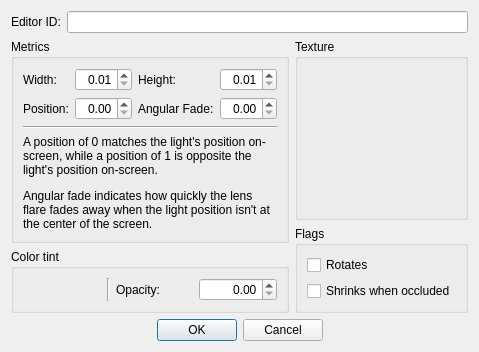
<?xml version="1.0" encoding="UTF-8"?>
<ui version="4.0">
 <class>FormSubdialogLensFlareSprite</class>
 <widget class="QDialog" name="FormSubdialogLensFlareSprite">
  <property name="windowTitle">
   <string>Dialog</string>
  </property>
  <layout class="QGridLayout" name="gridLayout_3">
   <item row="0" column="0" colspan="2">
    <layout class="QHBoxLayout" name="horizontalLayout_2">
     <item>
      <widget class="QLabel" name="label_7">
       <property name="text">
        <string>Editor ID:</string>
       </property>
       <property name="buddy">
        <cstring>editorID</cstring>
       </property>
      </widget>
     </item>
     <item>
      <widget class="QLineEdit" name="editorID"/>
     </item>
    </layout>
   </item>
   <item row="1" column="0">
    <layout class="QVBoxLayout" name="colLeft">
     <item>
      <widget class="QGroupBox" name="groupBox_4">
       <property name="title">
        <string>Metrics</string>
       </property>
       <layout class="QVBoxLayout" name="verticalLayout_2">
        <item>
         <layout class="QGridLayout" name="gridLayout">
          <item row="0" column="0">
           <widget class="QLabel" name="label">
            <property name="text">
             <string>Width:</string>
            </property>
            <property name="buddy">
             <cstring>doubleSpinBox</cstring>
            </property>
           </widget>
          </item>
          <item row="1" column="0">
           <widget class="QLabel" name="label_3">
            <property name="text">
             <string>Position:</string>
            </property>
            <property name="buddy">
             <cstring>doubleSpinBox_4</cstring>
            </property>
           </widget>
          </item>
          <item row="1" column="2">
           <widget class="QLabel" name="label_4">
            <property name="text">
             <string>Angular Fade:</string>
            </property>
            <property name="buddy">
             <cstring>doubleSpinBox_3</cstring>
            </property>
           </widget>
          </item>
          <item row="0" column="1">
           <widget class="QDoubleSpinBox" name="doubleSpinBox">
            <property name="alignment">
             <set>Qt::AlignRight|Qt::AlignTrailing|Qt::AlignVCenter</set>
            </property>
            <property name="minimum">
             <double>0.010000000000000</double>
            </property>
           </widget>
          </item>
          <item row="0" column="2">
           <widget class="QLabel" name="label_2">
            <property name="text">
             <string>Height:</string>
            </property>
            <property name="buddy">
             <cstring>doubleSpinBox_2</cstring>
            </property>
           </widget>
          </item>
          <item row="0" column="3">
           <widget class="QDoubleSpinBox" name="doubleSpinBox_2">
            <property name="alignment">
             <set>Qt::AlignRight|Qt::AlignTrailing|Qt::AlignVCenter</set>
            </property>
            <property name="minimum">
             <double>0.010000000000000</double>
            </property>
           </widget>
          </item>
          <item row="1" column="3">
           <widget class="QDoubleSpinBox" name="doubleSpinBox_3">
            <property name="whatsThis">
             <string>Controls how quickly the sprite fades away when the light is away from the center of the screen. A value of 0 means that there is no angular fade.</string>
            </property>
            <property name="alignment">
             <set>Qt::AlignRight|Qt::AlignTrailing|Qt::AlignVCenter</set>
            </property>
           </widget>
          </item>
          <item row="1" column="1">
           <widget class="QDoubleSpinBox" name="doubleSpinBox_4">
            <property name="alignment">
             <set>Qt::AlignRight|Qt::AlignTrailing|Qt::AlignVCenter</set>
            </property>
           </widget>
          </item>
         </layout>
        </item>
        <item>
         <widget class="Line" name="line_2">
          <property name="orientation">
           <enum>Qt::Horizontal</enum>
          </property>
         </widget>
        </item>
        <item>
         <widget class="QLabel" name="label_6">
          <property name="text">
           <string>&lt;p&gt;A position of 0 matches the light's position on-screen, while a position of 1 is opposite the light's position on-screen.&lt;/p&gt;
&lt;p&gt;Angular fade indicates how quickly the lens flare fades away when the light position isn't at the center of the screen.&lt;/p&gt;</string>
          </property>
          <property name="wordWrap">
           <bool>true</bool>
          </property>
         </widget>
        </item>
       </layout>
      </widget>
     </item>
     <item>
      <widget class="QGroupBox" name="groupBox">
       <property name="title">
        <string>Color tint</string>
       </property>
       <layout class="QHBoxLayout" name="horizontalLayout">
        <item>
         <widget class="DKColorPickerButton" name="colorButton"/>
        </item>
        <item>
         <widget class="Line" name="line">
          <property name="orientation">
           <enum>Qt::Vertical</enum>
          </property>
         </widget>
        </item>
        <item>
         <widget class="QLabel" name="label_5">
          <property name="text">
           <string>Opacity:</string>
          </property>
          <property name="buddy">
           <cstring>doubleSpinBox_5</cstring>
          </property>
         </widget>
        </item>
        <item>
         <widget class="QDoubleSpinBox" name="doubleSpinBox_5">
          <property name="alignment">
           <set>Qt::AlignRight|Qt::AlignTrailing|Qt::AlignVCenter</set>
          </property>
          <property name="maximum">
           <double>1.000000000000000</double>
          </property>
         </widget>
        </item>
       </layout>
      </widget>
     </item>
    </layout>
   </item>
   <item row="1" column="1">
    <layout class="QVBoxLayout" name="colRight" stretch="1,0">
     <item>
      <widget class="QGroupBox" name="groupBox_3">
       <property name="title">
        <string>Texture</string>
       </property>
       <layout class="QVBoxLayout" name="verticalLayout" stretch="1,0">
        <item>
         <widget class="DKTextureAssetPane" name="texturePreview"/>
        </item>
        <item>
         <widget class="DKGameFilePicker" name="texture">
          <property name="presetConfiguration">
           <enum>DKGameFilePicker::Textures</enum>
          </property>
         </widget>
        </item>
       </layout>
      </widget>
     </item>
     <item>
      <widget class="QGroupBox" name="groupBox_2">
       <property name="title">
        <string>Flags</string>
       </property>
       <layout class="QGridLayout" name="gridLayout_2">
        <item row="0" column="0">
         <widget class="QCheckBox" name="flagRotates">
          <property name="text">
           <string>Rotates</string>
          </property>
         </widget>
        </item>
        <item row="1" column="0">
         <widget class="QCheckBox" name="flagShrinkWhenOccluded">
          <property name="text">
           <string>Shrinks when occluded</string>
          </property>
         </widget>
        </item>
       </layout>
      </widget>
     </item>
    </layout>
   </item>
   <item row="2" column="0" colspan="2">
    <layout class="QHBoxLayout" name="buttonsLayout">
     <item>
      <spacer name="horizontalSpacer">
       <property name="orientation">
        <enum>Qt::Horizontal</enum>
       </property>
       <property name="sizeHint" stdset="0">
        <size>
         <width>40</width>
         <height>20</height>
        </size>
       </property>
      </spacer>
     </item>
     <item>
      <widget class="QPushButton" name="buttonOK">
       <property name="text">
        <string>OK</string>
       </property>
      </widget>
     </item>
     <item>
      <widget class="QPushButton" name="buttonCancel">
       <property name="text">
        <string>Cancel</string>
       </property>
      </widget>
     </item>
     <item>
      <spacer name="horizontalSpacer_2">
       <property name="orientation">
        <enum>Qt::Horizontal</enum>
       </property>
       <property name="sizeHint" stdset="0">
        <size>
         <width>40</width>
         <height>20</height>
        </size>
       </property>
      </spacer>
     </item>
    </layout>
   </item>
  </layout>
 </widget>
 <customwidgets>
  <customwidget>
   <class>DKColorPickerButton</class>
   <extends>QWidget</extends>
   <header>widgets/DKColorPickerButton.h</header>
  </customwidget>
  <customwidget>
   <class>DKGameFilePicker</class>
   <extends>QWidget</extends>
   <header>widgets/DKGameFilePicker.h</header>
  </customwidget>
  <customwidget>
   <class>DKTextureAssetPane</class>
   <extends>QWidget</extends>
   <header>widgets/DKTextureAssetPane.h</header>
  </customwidget>
 </customwidgets>
 <tabstops>
  <tabstop>editorID</tabstop>
  <tabstop>doubleSpinBox</tabstop>
  <tabstop>doubleSpinBox_2</tabstop>
  <tabstop>doubleSpinBox_4</tabstop>
  <tabstop>doubleSpinBox_3</tabstop>
  <tabstop>colorButton</tabstop>
  <tabstop>doubleSpinBox_5</tabstop>
  <tabstop>texture</tabstop>
  <tabstop>flagRotates</tabstop>
  <tabstop>flagShrinkWhenOccluded</tabstop>
  <tabstop>buttonOK</tabstop>
  <tabstop>buttonCancel</tabstop>
 </tabstops>
 <resources/>
 <connections/>
</ui>
